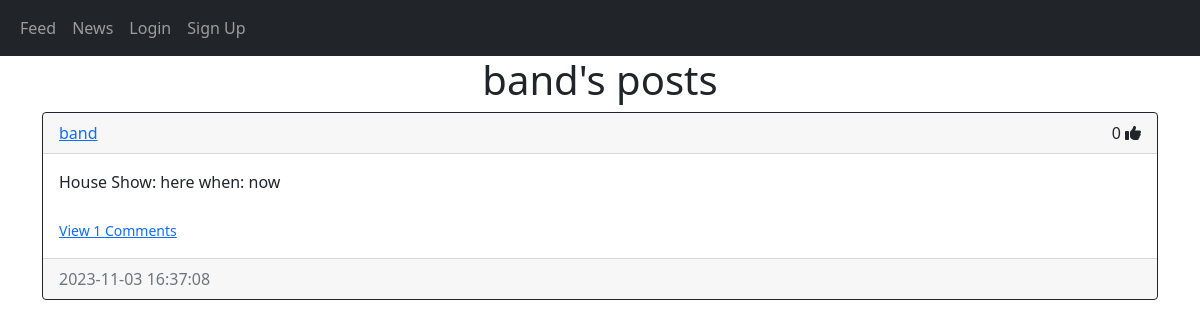
Screenshot of /posts/band with the database file from the repository.
### website/models.py (models this page shows)
class User(db.Model, UserMixin):
    id = db.Column(db.Integer, primary_key=True)
    email = db.Column(db.String(150), unique=True)
    username = db.Column(db.String(150), unique=True)
    password = db.Column(db.String(150))
    date_created = db.Column(db.DateTime(timezone=True), default=func.now())
    posts = db.relationship('Post', backref='user', passive_deletes=True)
    comments = db.relationship('Comment', backref='user', passive_deletes=True)
    likes = db.relationship('Like', backref='user', passive_deletes=True)

class Post(db.Model):
    id = db.Column(db.Integer, primary_key=True)
    text = db.Column(db.Text, nullable=False)
    date_created = db.Column(db.DateTime(timezone=False), default=func.now())
    author = db.Column(db.Integer, db.ForeignKey('user.id', ondelete="CASCADE"), nullable=False)
    comments = db.relationship('Comment', backref='post', passive_deletes=True)
    likes = db.relationship('Like', backref='post', passive_deletes=True)

### website/views.py (the view)
@views.route("/posts/<username>")
def posts(username):
    user = User.query.filter_by(username=username).first()
    if not user:
        flash('No such band.', category='error')
        return redirect(url_for('views.feed'))
    posts = user.posts
    return render_template("posts.html", user=current_user, posts=posts, username=username)

### website/templates/posts.html (shortened to what this page needs)
{% extends "post_div.html" %} {% block title %}{{username}}'s Posts{% endblock %}
{% block header %} {{username}}'s posts {% endblock %}

### website/templates/post_div.html (shortened to what this page needs)
{% extends "base.html" %} {% block title %}Feed{% endblock %}
{% block content%}
<h1 align="center">{% block header %}Feed{% endblock %}</h1>
<div id="posts">
    {% for post in posts %}
        <div class="card border-dark">
            <div class="card-header d-flex justify-content-between align-items-center">
                <a href="/posts/{{post.user.username}}">{{post.user.username}}</a>
                {% if user.is_authenticated %}
                <div>
                    {{ post.likes|length }}
                    {% if user.id in post.likes|map(attribute="author")|list %}
                    <a href="like-post/{{post.id}}"><i class="fa-solid fa-thumbs-up"></i></a>
                    {% else %}
                    <a href="like-post/{{post.id}}"><i class="fa-regular fa-thumbs-up"></i></a>
                    {% endif %}
                    {% if user.id == post.author %}
                    <div class="btn-group">
                        <button type="button" class="btn btn-sm btn-primary dropdown-toggle" data-bs-toggle="dropdown">
                        </button>
                        <ul class="dropdown-menu">
                            <li><a href="/delete-post/{{post.id}}" class="dropdown-item">Delete</a></li>
                        </ul>
                    </div>
                    {% endif %}
                </div>
                {% else %}
                <div>
                    {{ post.likes|length }}
                    <i class="fa-solid fa-thumbs-up"></i>
                </div>
                {% endif %}
            </div>
            <div class="card-body">
                <div class="card-text">{{post.text}}</div>
                <br />
                <p class="card-text">
                    {% if post.comments|length > 0 %}
                    <a data-bs-toggle="collapse" href="#comments-{{post.id}}" role="button">
                        <small>View {{post.comments|length}} Comments</small>
                    </a>
                    {% else %}
                    <small class="text-muted">No Comments</small>
                    {% endif %}
                </p>
            </div>
            <div class="card-footer text-muted">
                {{post.date_created}}
            </div>
        </div>
    <br />
    {% endfor %}
</div>
{% endblock %}

### website/templates/post_div.html (style rules this page uses)
#posts { height: 520px; overflow:auto }

### rows the page displays
User: username "band"
Post: user.username "band", likes|length "0", text "House Show: here when: now", comments|length "1", date_created "2023-11-03 16:37:08"
